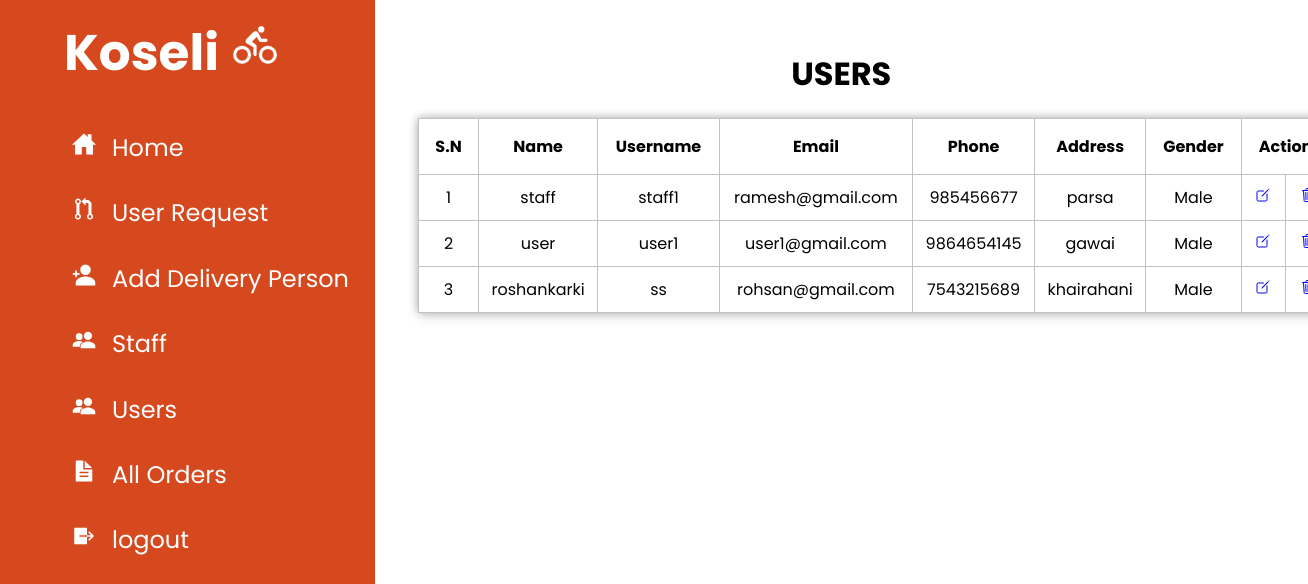
Page /admin/?r=user (signed in) on the earlier database version.
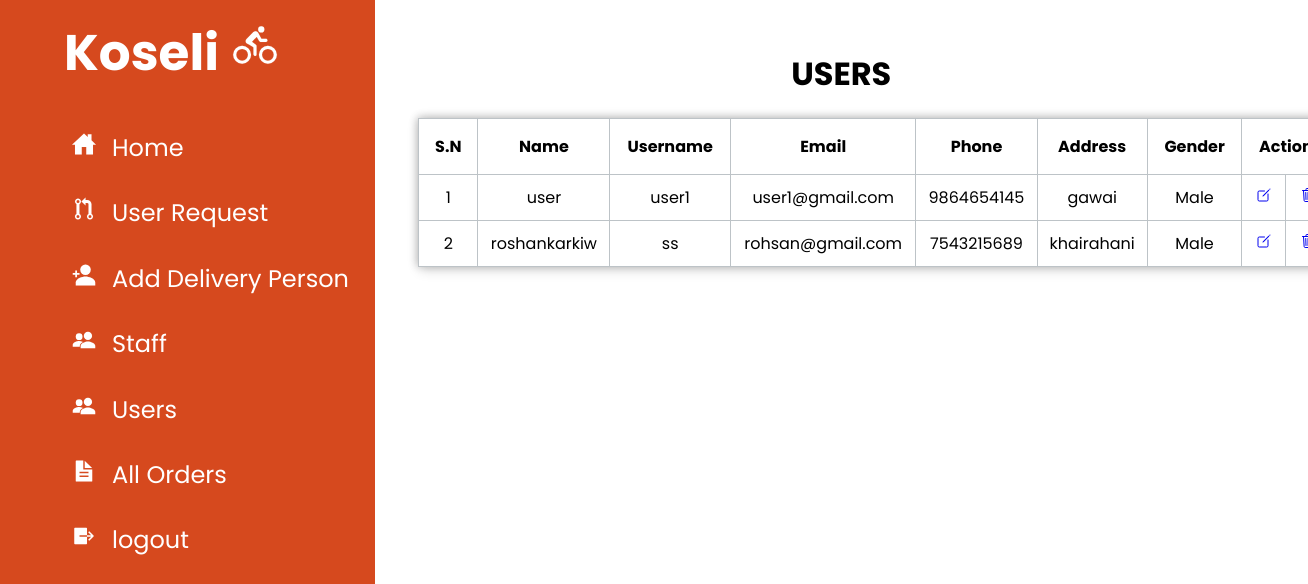
Same page on the later database version.
### tables this page shows
CREATE TABLE `user` (
  `id` int(11) NOT NULL,
  `name` varchar(20) NOT NULL,
  `username` varchar(20) NOT NULL,
  `password` varchar(20) NOT NULL,
  `email` varchar(30) NOT NULL,
  `phone` varchar(10) NOT NULL,
  `address` varchar(20) NOT NULL,
  `gender` varchar(6) NOT NULL
);

### admin/controller/usercontroller.php (called while the page is built)
<?php
include 'view/navbar.php';
include 'model/dbmodel.php';
$users = view_users();
include 'view/user.php';
include 'view/footer.php';
?>

### admin/model/dbmodel.php (called while the page is built, shortened)
<?php
function db_connect() {
    $db['host'] = "localhost";
    $db['username'] = "root";
    $db['password'] = "";
    $db['db_name'] = "koseli";
    $conn = new mysqli($db['host'], $db['username'], $db['password'], $db['db_name']);
    return $conn;
}
function view_users()
{
$conn = db_connect();
$sql = "SELECT * from user";
$result = $conn->query($sql);
if($result)
{
    return $result;
}
else
{
    return false;
}
}
?>

### admin/view/user.php (the view, shortened to what this page needs)
<!DOCTYPE html>
<html lang="en">
<head>
</head>
<body>
    <div class="user">
    <h1>USERS</h1>
</div>
    <div class="box">
    <?php
if($users)
$i=0;
echo"
<table border=1 style=text-align:center>
   <tr>
        <th> S.N</th>
        <th> Name</th>
        <th> Username</th>
        <th> Email</th>
        <th>Phone</th>
        <th> Address</th>
        <th> Gender</th>
        <th colspan=2> Action</th>
</tr>";
while ($row = $users->fetch_assoc()) {
    $i++;
    echo"
    <tr>
        <td>".$i."</td>
        <td>". $row["name"] ."</td>
        <td>". $row["username"] ."</td>
        <td>". $row["email"] ."</td>
        <td>". $row["phone"] ."</td>
        <td>". $row["address"] ."</td>
        <td>". $row["gender"] ."</td>
        <td>  <a href=". $base_url."?r=edituser&id=".$row["id"]."><ion-icon name='create-outline'></ion-icon></a> </td>
        <td>  <a href=". $base_url."?r=deleteuser&id=".$row["id"]."><ion-icon name='trash-outline'></ion-icon></a> </td>
</tr>";
}
echo "</table>";
?>
</div>
</body>
</html>

Differences in the rows shown:
removed user: name "staff", username "staff1", email "ramesh@gmail.com", phone "985456677", address "parsa", gender "Male"
changed user "ss": name "roshankarki" → "roshankarkiw"
